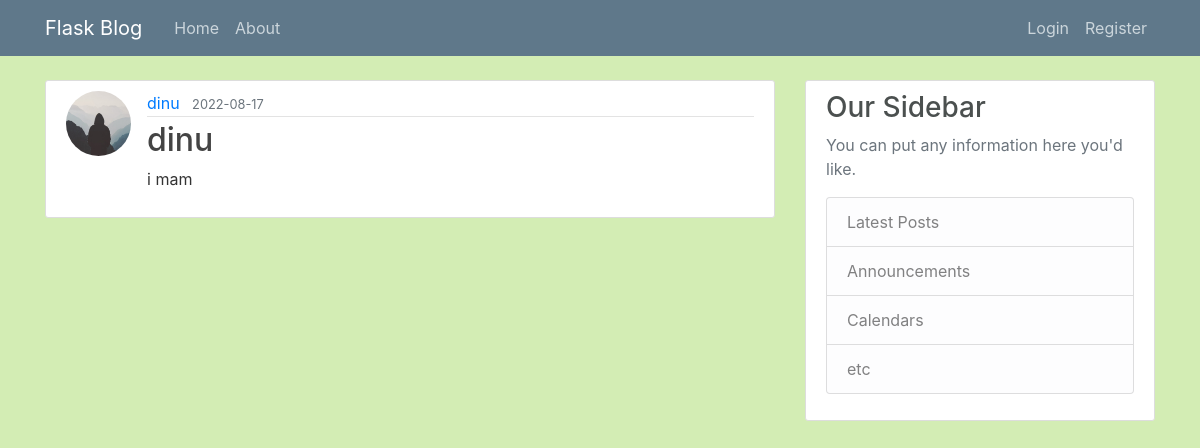
The app's page /post/4 with its own data.
### flaskblog/models.py (models this page shows, shortened)
class User(db.Model, UserMixin):
    id = db.Column(db.Integer, primary_key=True)
    username = db.Column(db.String(20), unique=True, nullable=False)
    email = db.Column(db.String(120), unique=True, nullable=False)
    image_file = db.Column(db.String(20), nullable=False, default='default.jpg')
    password = db.Column(db.String(60), nullable=False)
    posts = db.relationship('Post', backref='author', lazy=True)

class Post(db.Model):
    id = db.Column(db.Integer, primary_key=True)
    title = db.Column(db.String(100), nullable=False)
    date_posted = db.Column(db.DateTime, nullable=False, default=datetime.utcnow)
    content = db.Column(db.Text, nullable=False)
    user_id = db.Column(db.Integer, db.ForeignKey('user.id'), nullable=False)

### flaskblog/routes.py (the view)
@app.route("/post/<int:post_id>")
def post(post_id):
    post = Post.query.get_or_404(post_id)
    return render_template('post.html', title=post.title, post=post)

### flaskblog/templates/post.html (shortened to what this page needs)
{% extends "layout.html" %}
{% block content %}
  <article class="media content-section">
    <img class="rounded-circle article-img" src="{{ url_for('static', filename='profile_pics/' + post.author.image_file) }}">
    <div class="media-body">
      <div class="article-metadata">
        <a class="mr-2" href="{{ url_for('user_posts', username=post.author.username) }}">{{ post.author.username }}</a>
        <small class="text-muted">{{ post.date_posted.strftime('%Y-%m-%d') }}</small>
      </div>
      <h2 class="article-title">{{ post.title }}</h2>
      <p class="article-content">{{ post.content }}</p>
    </div>
  </article>
{% endblock content %}

### flaskblog/static/main.css (style rules this page uses)
body { background: #d3edb4; color: #333333; margin-top: 5rem; }
h1, h2, h3, h4, h5, h6 { color: #4b504f; }
.content-section { background: #ffffff; padding: 10px 20px; border: 1px solid #dddddd; border-radius: 3px; margin-bottom: 20px; }
.article-title { color: #444444; }
.article-content { white-space: pre-line; }
.article-img { height: 65px; width: 65px; margin-right: 16px; }
.article-metadata { padding-bottom: 1px; margin-bottom: 4px; border-bottom: 1px solid #e3e3e3 }

### records on screen
User: image_file (placeholder picture), author.username "dinu"
Post: date_posted "2022-08-17", title "dinu", content "i mam"
